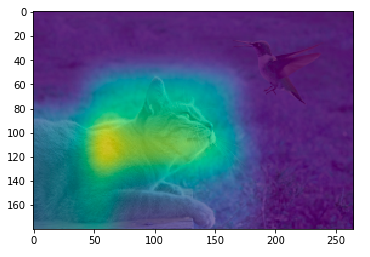
#> input picture Perturbation_Analysis/cat_heatmap.png, 370 x 257 px
$ jupyter execute --allow-errors occlusion_attention_map.ipynb
#> lines starting #> are read from the running program, lines starting #| are printed output that depends on the picture
#> further down, img is the input picture: shape (257, 370, 3); mean B, G, R 156, 125, 112.5
[cell 1]
import numpy as np
import cv2
import os
import math
import heatmap
from scipy import ndimage
from skimage import io

[cell 2]
def resize(img,scale_percent):
#> called with scale_percent = 20
    width = int(img.shape[1] * scale_percent / 100)
#> width = 74
    height = int(img.shape[0] * scale_percent / 100)
#> height = 51
    dim = (width, height)
#> dim = (74, 51)
    # resize image
    resized = cv2.resize(img, dim, interpolation = cv2.INTER_AREA)
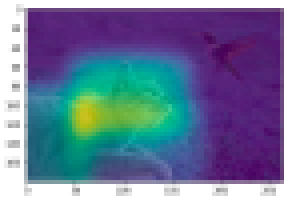
#> resized: shape (51, 74, 3) (shown 4 times larger); mean B, G, R 156, 125.1, 112.5
    return resized

def imgshow(img):
    cv2.imshow('image', img)
    k = cv2.waitKey(0) & 0xFF

    # wait for ESC key to exit
    if k == 27:
        cv2.destroyAllWindows()

[cell 3]
#GENERATE OCCLUSIONS
folder_path=""
for file in os.listdir(folder_path):
    file_path=os.path.join(folder_path,file)
    img = cv2.imread(file_path)
    img = resize(img,20)
    # imgshow(img)
    # cv2.imwrite('breast.jpg', img)

#> (a cell that did not finish here is left out)

[cell 5]
# [31 lines left out: function make_occlusions, not called in this run]

#> (a cell that did not finish here is left out)

#> (a cell that did not finish here is left out)

[cell 8]
#HEATMAP TECHNIQUE 2

# gty,gtx,gtY,gtX=(140.4, 424.0, 252.6, 515.1) #FRCNN FOR BREAST
gty,gtx,gtY,gtX=(139.91626,416.70938,244.80476,536.5967) #RETINANET FOR BREAST
heat=np.zeros(img.shape[:2])
#> (the rest of this cell did not finish here and is left out)

[cell 9]
#HEATMAP TECHNIQUE 1
heat=np.zeros(img.shape[:2])
#> (the rest of this cell did not finish here and is left out)

[cell 10]
heat_map = ndimage.filters.gaussian_filter(heat, sigma=15)
#> heat: shape (51, 74) float64; every value is 0
#> (the rest of this cell did not finish here and is left out)

[cell 11]
imgshow(heat)
#> (key Esc is pressed here)

[cell 12]
import matplotlib.pyplot as plt
import numpy as np
from skimage import transform

# [25 lines left out: function add, not called in this run]

[cell 13]
imgshow(img)
#> (key Enter is pressed here)

$ run again, on Perturbation_Analysis/dog_heatmap.png
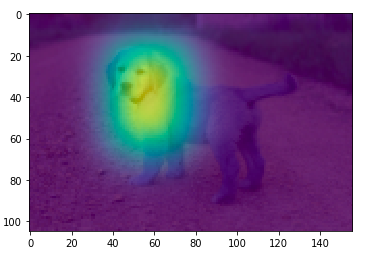
#> input picture Perturbation_Analysis/dog_heatmap.png, 370 x 259 px
#> img is the input picture: shape (259, 370, 3); mean B, G, R 146.7, 104, 127.3
#> in resize, `resized = cv2.resize(img, dim, interpolation = cv2.INTER_AREA)`:
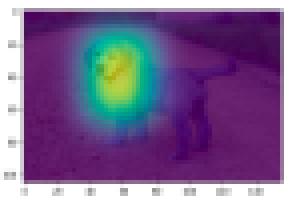
#> resized: shape (51, 74, 3) (shown 4 times larger); mean B, G, R 146.7, 104, 127.3
#> heat: shape (51, 74) float64; every value is 0
